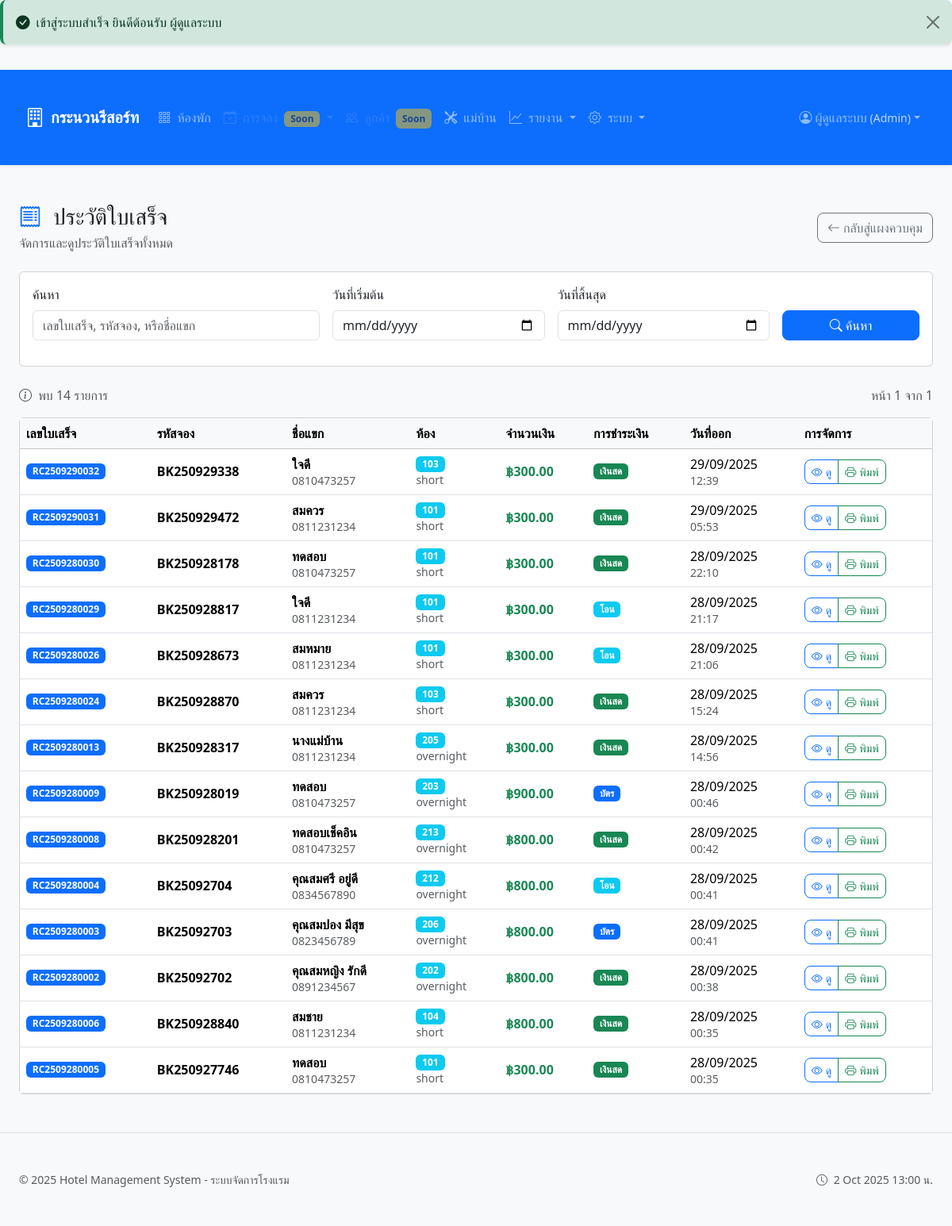
Page /receipts/history.php (signed in) on the committed database.
### tables this page shows
CREATE TABLE `hotel_settings` (
  `id` int(10) UNSIGNED NOT NULL,
  `setting_key` varchar(255) NOT NULL,
  `setting_value` text DEFAULT NULL,
  `setting_type` enum('text','number','boolean','json') DEFAULT 'text',
  `description` text DEFAULT NULL,
  `created_at` timestamp NOT NULL DEFAULT current_timestamp(),
  `updated_by` int(10) UNSIGNED DEFAULT NULL,
  `updated_at` timestamp NOT NULL DEFAULT current_timestamp() ON UPDATE current_timestamp()
);

CREATE TABLE `receipts` (
  `id` int(10) UNSIGNED NOT NULL,
  `receipt_number` varchar(20) NOT NULL,
  `booking_id` int(10) UNSIGNED NOT NULL,
  `booking_code` varchar(20) NOT NULL,
  `guest_name` varchar(255) NOT NULL,
  `room_number` varchar(10) NOT NULL,
  `total_amount` decimal(10,2) NOT NULL,
  `payment_method` enum('cash','card','transfer') NOT NULL,
  `generated_at` timestamp NOT NULL DEFAULT current_timestamp(),
  `generated_by` int(10) UNSIGNED DEFAULT NULL,
  `receipt_data` longtext DEFAULT NULL CHECK (json_valid(`receipt_data`))
);

CREATE TABLE `bookings` (
  `id` int(10) UNSIGNED NOT NULL,
  `booking_code` varchar(20) DEFAULT NULL,
  `room_id` int(10) UNSIGNED NOT NULL,
  `guest_name` varchar(255) NOT NULL,
  `guest_phone` varchar(20) DEFAULT NULL,
  `guest_id_number` varchar(20) DEFAULT NULL,
  `guest_count` int(11) DEFAULT 1,
  `plan_type` enum('short','overnight') NOT NULL,
  `status` enum('active','completed','cancelled') DEFAULT 'active',
  `transfer_count` int(11) DEFAULT 0,
  `checkin_at` timestamp NOT NULL DEFAULT current_timestamp(),
  `checkout_at` timestamp NULL DEFAULT NULL,
  `base_amount` decimal(10,2) DEFAULT 0.00,
  `extra_amount` decimal(10,2) DEFAULT 0.00,
  `total_amount` decimal(10,2) DEFAULT 0.00,
  `payment_method` enum('cash','card','transfer') DEFAULT 'cash',
  `payment_status` enum('pending','paid','partial') DEFAULT 'pending',
  `notes` text DEFAULT NULL,
  `created_by` int(10) UNSIGNED NOT NULL,
  `created_at` timestamp NOT NULL DEFAULT current_timestamp(),
  `updated_at` timestamp NOT NULL DEFAULT current_timestamp() ON UPDATE current_timestamp()
);

CREATE TABLE `rooms` (
  `id` int(10) UNSIGNED NOT NULL,
  `room_number` varchar(10) NOT NULL,
  `room_type` enum('short','overnight') NOT NULL DEFAULT 'short',
  `status` enum('available','occupied','cleaning','maintenance') NOT NULL DEFAULT 'available',
  `floor` int(11) DEFAULT 1,
  `max_occupancy` int(11) DEFAULT 2,
  `amenities` text DEFAULT NULL,
  `notes` text DEFAULT NULL,
  `created_at` timestamp NOT NULL DEFAULT current_timestamp(),
  `updated_at` timestamp NOT NULL DEFAULT current_timestamp() ON UPDATE current_timestamp(),
  `last_transfer_date` datetime DEFAULT NULL
);

### receipts/history.php (the view, shortened to what the rows shown need)
<?php
require_once __DIR__ . '/../includes/helpers.php';
require_once __DIR__ . '/../includes/auth.php';
require_once __DIR__ . '/../includes/router.php';
$page = max(1, intval($_GET['page'] ?? 1));
$limit = 20;
$offset = ($page - 1) * $limit;
$searchTerm = trim($_GET['search'] ?? '');
$dateFrom = $_GET['date_from'] ?? '';
$dateTo = $_GET['date_to'] ?? '';
try {
    $pdo = getDatabase();
    $params = [];
    $whereClause = '';
    $sql = "
        SELECT
            r.*,
            b.guest_phone,
            rm.room_type,
            u.full_name as generated_by_name
        FROM receipts r
        LEFT JOIN bookings b ON r.booking_id = b.id
        LEFT JOIN rooms rm ON b.room_id = rm.id
        LEFT JOIN users u ON r.generated_by = u.id
        {$whereClause}
        ORDER BY r.generated_at DESC
        LIMIT ? OFFSET ?
    ";
    $params[] = $limit;
    $params[] = $offset;
    $stmt = $pdo->prepare($sql);
    $stmt->execute($params);
    $receipts = $stmt->fetchAll(PDO::FETCH_ASSOC);
} catch (Exception $e) {
    flash_error('เกิดข้อผิดพลาดในการโหลดประวัติใบเสร็จ: ' . $e->getMessage());
    $receipts = [];
    $totalReceipts = 0;
    $totalPages = 0;
}
require_once __DIR__ . '/../templates/layout/header.php';
?>
<div class="d-flex justify-content-between align-items-center mb-4">
    <div>
        <h1 class="h3 mb-1">
            <i class="bi bi-receipt text-primary me-2"></i>
            ประวัติใบเสร็จ
        </h1>
    </div>
</div>
<?php if (empty($receipts)): ?>
<div class="card">
    <div class="card-body text-center py-5">
        <i class="bi bi-receipt text-muted" style="font-size: 3rem;"></i>
        <h5 class="mt-3 text-muted">ไม่พบใบเสร็จ</h5>
        <p class="text-muted">
            <?php if (!empty($searchTerm) || !empty($dateFrom) || !empty($dateTo)): ?>
                ไม่พบใบเสร็จที่ตรงกับเงื่อนไขการค้นหา
            <?php else: ?>
                ยังไม่มีใบเสร็จในระบบ
            <?php endif; ?>
        </p>
    </div>
</div>
<?php else: ?>
<div class="card">
    <div class="table-responsive">
        <table class="table table-hover align-middle mb-0">
            <thead class="table-light">
                <tr>
                    <th>เลขใบเสร็จ</th>
                    <th>รหัสจอง</th>
                    <th>ชื่อแขก</th>
                    <th>ห้อง</th>
                    <th>จำนวนเงิน</th>
                    <th>การชำระเงิน</th>
                    <th>วันที่ออก</th>
                    <th>การจัดการ</th>
                </tr>
            </thead>
            <tbody>
                <?php foreach ($receipts as $receipt): ?>
                <tr>
                    <td>
                        <span class="badge bg-primary"><?php echo htmlspecialchars($receipt['receipt_number']); ?></span>
                    </td>
                    <td>
                        <strong><?php echo htmlspecialchars($receipt['booking_code']); ?></strong>
                    </td>
                    <td>
                        <div>
                            <strong><?php echo htmlspecialchars($receipt['guest_name']); ?></strong>
                            <?php if ($receipt['guest_phone']): ?>
                            <br><small class="text-muted"><?php echo htmlspecialchars($receipt['guest_phone']); ?></small>
                            <?php endif; ?>
                        </div>
                    </td>
                    <td>
                        <span class="badge bg-info"><?php echo htmlspecialchars($receipt['room_number']); ?></span>
                        <?php if ($receipt['room_type']): ?>
                        <br><small class="text-muted"><?php echo htmlspecialchars($receipt['room_type']); ?></small>
                        <?php endif; ?>
                    </td>
                    <td>
                        <strong class="text-success">฿<?php echo number_format($receipt['total_amount'], 2); ?></strong>
                    </td>
                    <td>
                        <?php
                        $paymentBadge = [
                            'cash' => 'bg-success',
                            'card' => 'bg-primary',
                            'transfer' => 'bg-info'
                        ][$receipt['payment_method']] ?? 'bg-secondary';
                        $paymentText = [
                            'cash' => 'เงินสด',
                            'card' => 'บัตร',
                            'transfer' => 'โอน'
                        ][$receipt['payment_method']] ?? 'ไม่ระบุ';
                        ?>
                        <span class="badge <?php echo $paymentBadge; ?>"><?php echo $paymentText; ?></span>
                    </td>
                    <td>
                        <div>
                            <?php echo date('d/m/Y', strtotime($receipt['generated_at'])); ?>
                            <br><small class="text-muted"><?php echo date('H:i', strtotime($receipt['generated_at'])); ?></small>
                        </div>
                    </td>
                    <td>
                        <div class="btn-group" role="group">
                            <a href="<?php echo routeUrl('receipts.view', ['receipt_number' => $receipt['receipt_number']]); ?>"
                               class="btn btn-sm btn-outline-primary" target="_blank">
                                <i class="bi bi-eye me-1"></i>ดู
                            </a>
                            <button type="button" class="btn btn-sm btn-outline-success"
                                    onclick="printReceipt('<?php echo $receipt['receipt_number']; ?>')">
                                <i class="bi bi-printer me-1"></i>พิมพ์
                            </button>
                        </div>
                    </td>
                </tr>
                <?php endforeach; ?>
            </tbody>
        </table>
    </div>
</div>
<?php endif; ?>
<?php require_once __DIR__ . '/../templates/layout/footer.php'; ?>

### templates/partials/navbar.php (shortened to what the rows shown need)
<?php
$currentUser = currentUser();
$isLoggedIn = isLoggedIn();
$userRole = $currentUser['role'] ?? null;
$currentRoute = $_GET['r'] ?? 'home';
$hotelName = 'Hotel Management';
try {
    if (function_exists('getDatabase')) {
        $pdo = getDatabase();
        $stmt = $pdo->query("SELECT setting_value FROM hotel_settings WHERE setting_key = 'hotel_name' LIMIT 1");
        $result = $stmt->fetch();
        if ($result && !empty($result['setting_value'])) {
            $hotelName = $result['setting_value'];
        }
    }
} catch (Exception $e) {
}
?>
<nav class="navbar navbar-expand-lg navbar-dark bg-primary sticky-top shadow-sm">
    <div class="container-fluid">
        <a class="navbar-brand d-flex align-items-center" href="<?php echo $GLOBALS['baseUrl'] ?? '/hotel-app'; ?>/?r=home">
            <i class="bi bi-building me-2 fs-4"></i>
            <span class="fw-bold d-none d-sm-inline"><?php echo htmlspecialchars($hotelName); ?></span>
        </a>
        <div class="collapse navbar-collapse" id="navbarMain">
            <?php if ($isLoggedIn): ?>
                <ul class="navbar-nav me-auto">
                    <li class="nav-item">
                        <a class="nav-link <?php echo str_starts_with($currentRoute, 'rooms') ? 'active' : ''; ?>"
                           href="<?php echo $GLOBALS['baseUrl']; ?>/?r=rooms.board">
                            <i class="bi bi-grid-3x3-gap me-1"></i>
                            <span>ห้องพัก</span>
                        </a>
                    </li>
                    <li class="nav-item dropdown">
                        <a class="nav-link dropdown-toggle disabled opacity-50"
                           href="#" id="navbarBookings" role="button" data-bs-toggle="dropdown" aria-expanded="false"
                           title="ฟีเจอร์นี้อยู่ระหว่างการพัฒนา">
                            <i class="bi bi-calendar-check me-1"></i>
                            <span>การจอง</span>
                            <small class="badge bg-warning text-dark ms-1">Soon</small>
                        </a>
                    </li>
                    <?php if (has_permission($userRole, ['reception', 'admin'])): ?>
                    <li class="nav-item">
                        <a class="nav-link disabled opacity-50"
                           href="#" title="ฟีเจอร์นี้อยู่ระหว่างการพัฒนา">
                            <i class="bi bi-people me-1"></i>
                            <span class="d-none d-md-inline">ลูกค้า</span>
                            <small class="badge bg-warning text-dark ms-1 d-none d-lg-inline">Soon</small>
                        </a>
                    </li>
                    <?php endif; ?>
                    <?php if (has_permission($userRole, ['housekeeping', 'admin'])): ?>
                    <li class="nav-item">
                        <a class="nav-link <?php echo str_starts_with($currentRoute, 'housekeeping') ? 'active' : ''; ?>"
                           href="<?php echo $GLOBALS['baseUrl']; ?>/?r=housekeeping.jobs">
                            <i class="bi bi-tools me-1"></i>
                            <span class="d-none d-lg-inline">แม่บ้าน</span>
                        </a>
                    </li>
                    <?php endif; ?>
                    <?php if (has_permission($userRole, ['reception', 'admin'])): ?>
                    <li class="nav-item dropdown">
                        <a class="nav-link dropdown-toggle <?php echo str_starts_with($currentRoute, 'reports') ? 'active' : ''; ?>"
                           href="#" id="navbarReports" role="button" data-bs-toggle="dropdown" aria-expanded="false">
                            <i class="bi bi-graph-up me-1"></i>
                            <span class="d-none d-lg-inline">รายงาน</span>
                        </a>
                    </li>
                    <?php endif; ?>
                    <?php if (has_permission($userRole, ['admin'])): ?>
                    <li class="nav-item dropdown">
                        <a class="nav-link dropdown-toggle <?php echo str_starts_with($currentRoute, 'admin') || str_starts_with($currentRoute, 'system') ? 'active' : ''; ?>"
                           href="#" id="navbarAdmin" role="button" data-bs-toggle="dropdown" aria-expanded="false">
                            <i class="bi bi-gear me-1"></i>
                            <span class="d-none d-xl-inline">ระบบ</span>
                        </a>
                    </li>
                    <?php endif; ?>
                </ul>
                <ul class="navbar-nav">
                    <li class="nav-item dropdown">
                        <a class="nav-link dropdown-toggle d-flex align-items-center" href="#" id="navbarUser" role="button" data-bs-toggle="dropdown" aria-expanded="false">
                            <i class="bi bi-person-circle me-1"></i>
                            <span class="d-none d-sm-inline">
                                <?php echo htmlspecialchars($currentUser['full_name'] ?? $currentUser['username']); ?>
                            </span>
                            <small class="text-light opacity-75 ms-1 d-none d-md-inline">
                                (<?php echo ucfirst($userRole); ?>)
                            </small>
                        </a>
                    </li>
                </ul>
            <?php endif; ?>
        </div>
    </div>
</nav>

### rows in the picture
hotel_settings: setting_value "กระนวนรีสอร์ท"
receipts: receipt_number "RC2509290032", booking_code "BK250929338", guest_name "ใจดี", booking.guest_phone "0810473257", room_number "103", rooms.room_type "short", total_amount "300.00", payment_method "เงินสด", generated_at "29/09/2025", generated_at "12:39"
receipts: receipt_number "RC2509290031", booking_code "BK250929472", guest_name "สมควร", booking.guest_phone "0811231234", room_number "101", rooms.room_type "short", total_amount "300.00", payment_method "เงินสด", generated_at "29/09/2025", generated_at "05:53"
receipts: receipt_number "RC2509280030", booking_code "BK250928178", guest_name "ทดสอบ", booking.guest_phone "0810473257", room_number "101", rooms.room_type "short", total_amount "300.00", payment_method "เงินสด", generated_at "28/09/2025", generated_at "22:10"
receipts: receipt_number "RC2509280029", booking_code "BK250928817", guest_name "ใจดี", booking.guest_phone "0811231234", room_number "101", rooms.room_type "short", total_amount "300.00", payment_method "โอน", generated_at "28/09/2025", generated_at "21:17"
receipts: receipt_number "RC2509280026", booking_code "BK250928673", guest_name "สมหมาย", booking.guest_phone "0811231234", room_number "101", rooms.room_type "short", total_amount "300.00", payment_method "โอน", generated_at "28/09/2025", generated_at "21:06"
receipts: receipt_number "RC2509280024", booking_code "BK250928870", guest_name "สมควร", booking.guest_phone "0811231234", room_number "103", rooms.room_type "short", total_amount "300.00", payment_method "เงินสด", generated_at "28/09/2025", generated_at "15:24"
receipts: receipt_number "RC2509280013", booking_code "BK250928317", guest_name "นางแม่บ้าน", booking.guest_phone "0811231234", room_number "205", rooms.room_type "overnight", total_amount "300.00", payment_method "เงินสด", generated_at "28/09/2025", generated_at "14:56"
receipts: receipt_number "RC2509280009", booking_code "BK250928019", guest_name "ทดสอบ", booking.guest_phone "0810473257", room_number "203", rooms.room_type "overnight", total_amount "900.00", payment_method "บัตร", generated_at "28/09/2025", generated_at "00:46"
receipts: receipt_number "RC2509280008", booking_code "BK250928201", guest_name "ทดสอบเช็คอิน", booking.guest_phone "0810473257", room_number "213", rooms.room_type "overnight", total_amount "800.00", payment_method "เงินสด", generated_at "28/09/2025", generated_at "00:42"
receipts: receipt_number "RC2509280004", booking_code "BK25092704", guest_name "คุณสมศรี อยู่ดี", booking.guest_phone "0834567890", room_number "212", rooms.room_type "overnight", total_amount "800.00", payment_method "โอน", generated_at "28/09/2025", generated_at "00:41"
receipts: receipt_number "RC2509280003", booking_code "BK25092703", guest_name "คุณสมปอง มีสุข", booking.guest_phone "0823456789", room_number "206", rooms.room_type "overnight", total_amount "800.00", payment_method "บัตร", generated_at "28/09/2025", generated_at "00:41"
receipts: receipt_number "RC2509280002", booking_code "BK25092702", guest_name "คุณสมหญิง รักดี", booking.guest_phone "0891234567", room_number "202", rooms.room_type "overnight", total_amount "800.00", payment_method "เงินสด", generated_at "28/09/2025", generated_at "00:38"
receipts: receipt_number "RC2509280006", booking_code "BK250928840", guest_name "สมชาย", booking.guest_phone "0811231234", room_number "104", rooms.room_type "short", total_amount "800.00", payment_method "เงินสด", generated_at "28/09/2025", generated_at "00:35"
receipts: receipt_number "RC2509280005", booking_code "BK250927746", guest_name "ทดสอบ", booking.guest_phone "0810473257", room_number "101", rooms.room_type "short", total_amount "300.00", payment_method "เงินสด", generated_at "28/09/2025", generated_at "00:35"

### other values in the picture
$message "เข้าสู่ระบบสำเร็จ ยินดีต้อนรับ ผู้ดูแลระบบ"
$currentUser['full_name'] "ผู้ดูแลระบบ"
$userRole "Admin"
$totalReceipts "14"
$page "1"
$totalPages "1"
